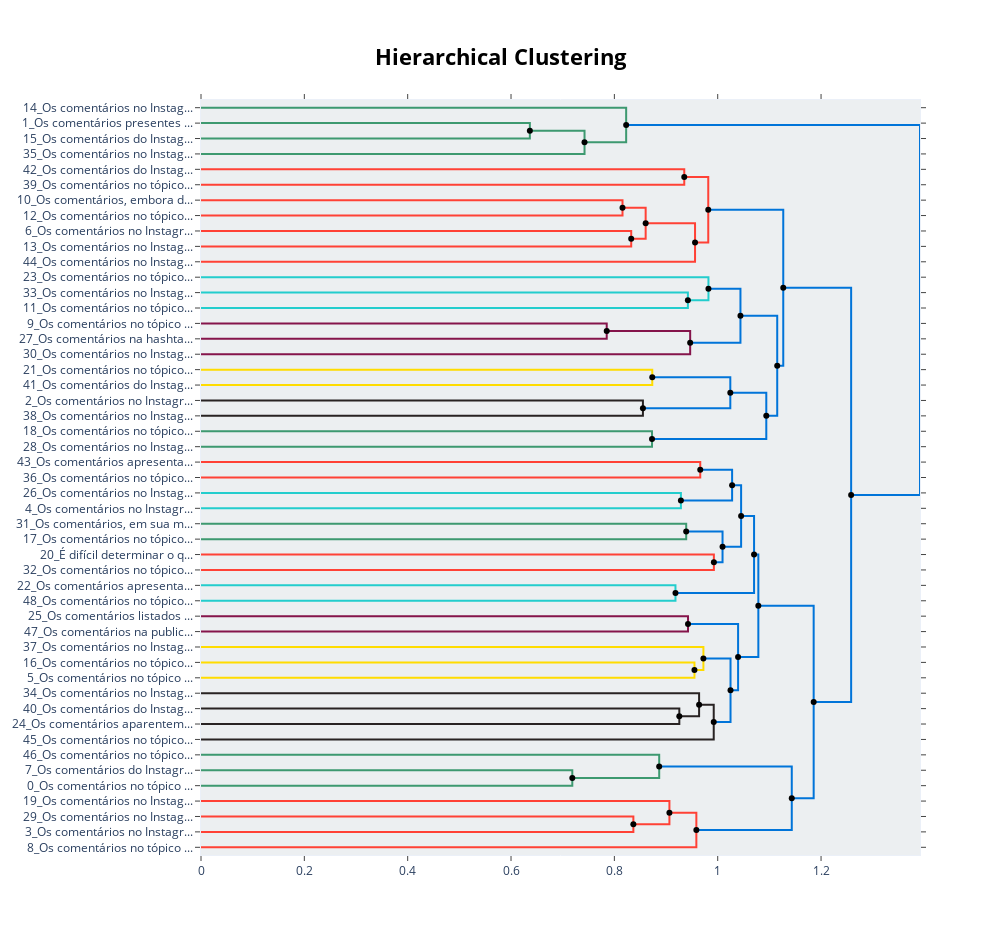

The notebook cell this image was saved under:
### Code cell
hierarchical_topics = topic_model.hierarchical_topics(docs_completos)
topic_model.visualize_hierarchy(hierarchical_topics=hierarchical_topics)
